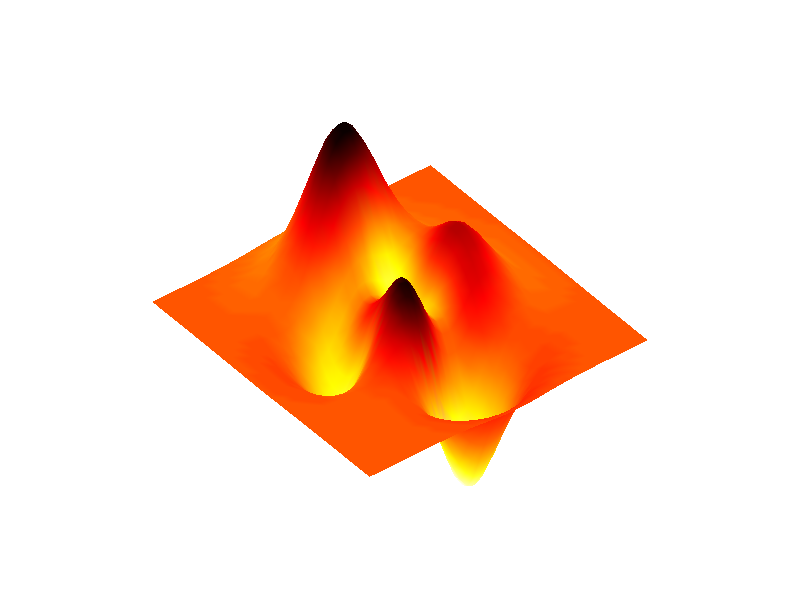

The MATLAB script that drew this image: (Note: this script raises an error after producing the figure.)
function testThreeVector()

    % single axis
    figure(1); clf; set(gcf, 'Color', 'w');
    demoPlot();
    ThreeVector();
    
    % multiple axes in subplot
    figure(2); clf; set(gcf, 'Color', 'w');
    R = 2;
    C = 2;
    p = panel();
    p.margin = 10;
    p.pack(R, C);
    for r = 1:R
        for c = 1:C
            p(r,c).select();
            demoPlot();
            ThreeVector(gca);
        end
    end

    % test save/load functionality
    f = [tempname() '.fig'];
    savefig(gcf, f);
    close(2)
    openfig(f);
end


function tv = demoPlot()
    P = peaks(40);
    C = del2(P);
    h = surf(P,C);
    set(h, 'EdgeColor', 'none');
    shading interp
    colormap hot
    view([322 39]);

    hold on; 
    axis off; 
    axis tight;
    set(gca, 'LooseInset', [ 0 0 0 0 ]);
    xlabel('X');
    ylabel('Y');
    zlabel('Z');
    axis vis3d;
end

